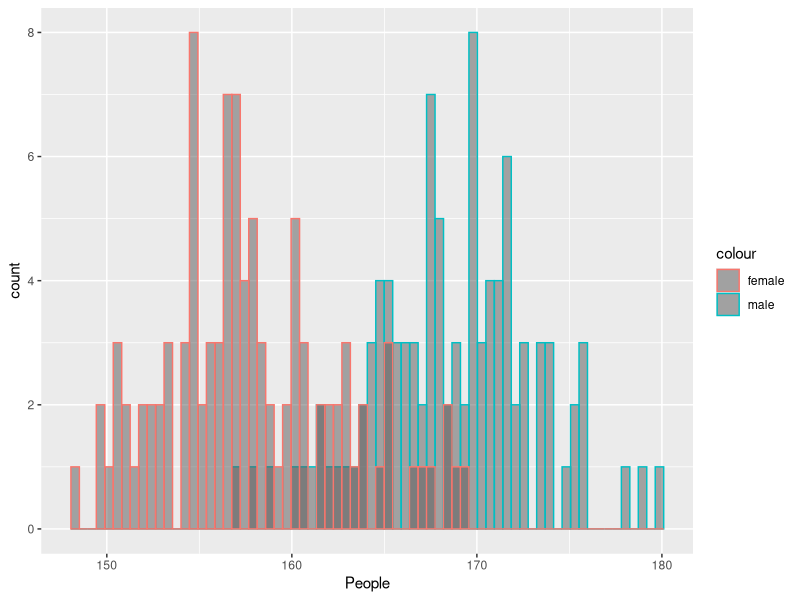

The R source for this figure:
## ---- chunk 1
library(ggplot2)
set.seed(1)
m=rnorm(100,168,5)
f=rnorm(100,158,5)
mf=data.frame(m,f)
## ---- chunk 2
library(tidyverse)
## ---- chunk 3
mf %>%
  ggplot()+
  geom_histogram(mapping = aes(m, colour="male"
              ),position = 'identity',bins=70, alpha=.5, )+
  geom_histogram(mapping = aes(f,colour="female"
              ),position = 'identity',bins = 70, alpha=.5)+xlab("People")
## ---- chunk 4

mm= mean(m)
mf= mean(f)
htdif=mean(m)-mean(f)
round(htdif,digits = 1)
